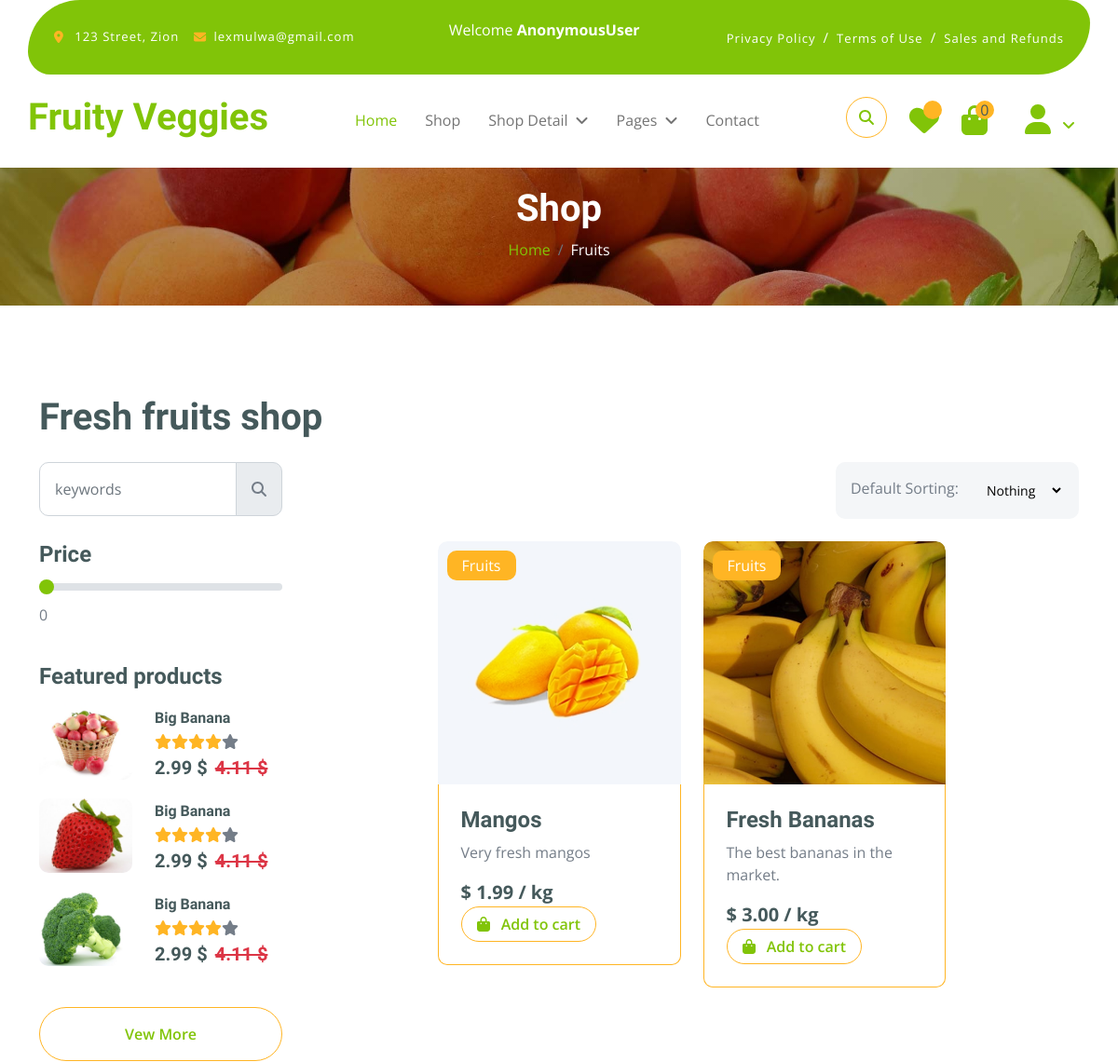
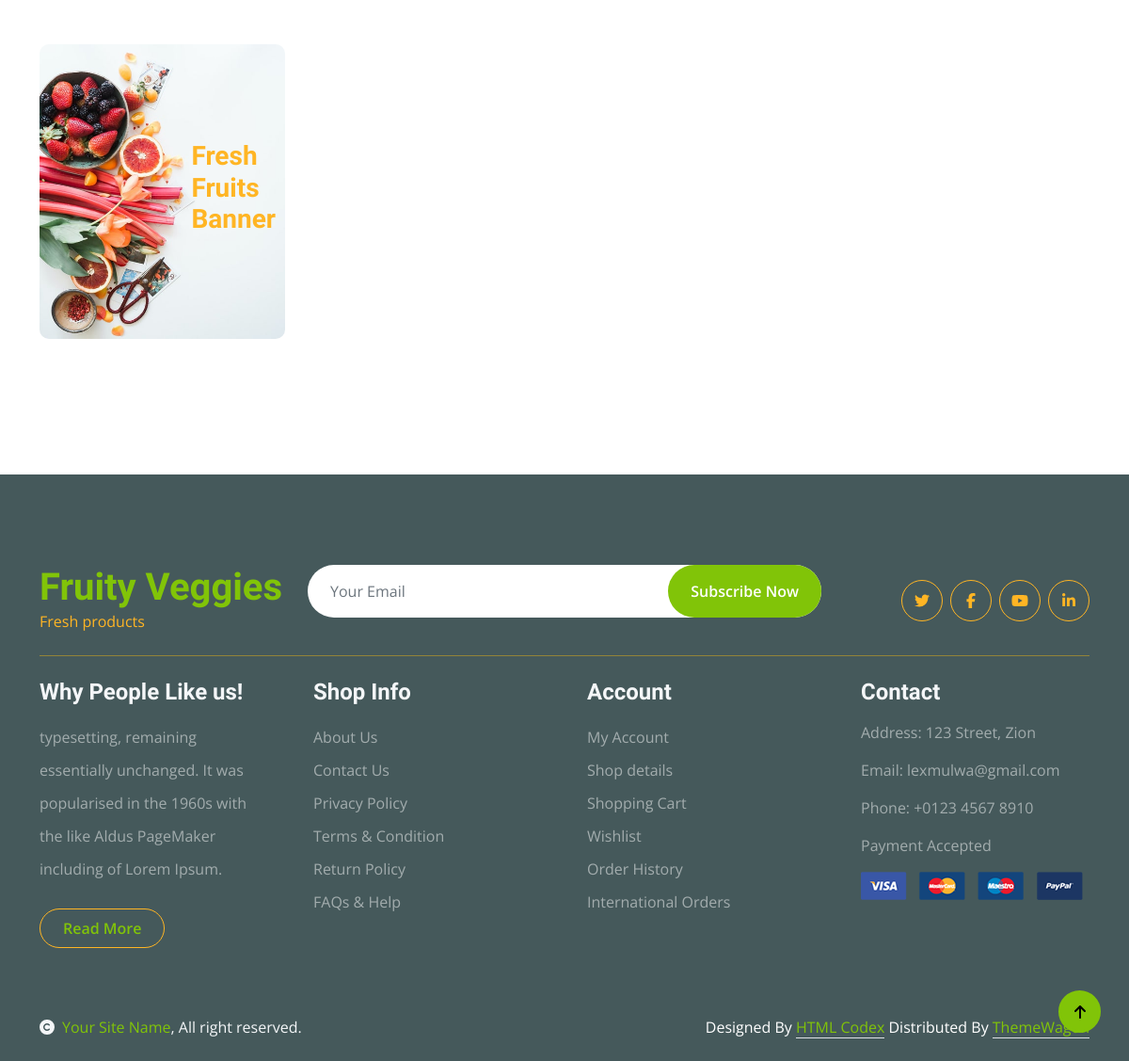
/fruits, run on the app's committed database (2 pictures, top to bottom).
### core/models.py (models this page shows, shortened)
class Product(models.Model):
    pid = ShortUUIDField(unique=True, length=10, max_length=20, alphabet="abcdefgh12345")
    user = models.ForeignKey(User, on_delete=models.SET_NULL, null=True)
    category = models.ForeignKey(Category, on_delete=models.SET_NULL, null=True, related_name="category")
    vendor = models.ForeignKey(Vendor, on_delete=models.SET_NULL, null=True, related_name="products")
    tags = TaggableManager(blank=True)
    title = models.CharField(max_length=100, default="Fresh produce")
    image = models.ImageField(upload_to=user_directory_path, default="product.jpg")
    description = models.TextField(null=True, blank=True, default="This is a product")
    price = models.DecimalField(max_digits=999999, decimal_places=2, default="1.99")
    old_price = models.DecimalField(max_digits=999999, decimal_places=2, default="2.99")
    specifications = models.TextField(null=True, blank=True)
    product_status = models.CharField(choices=STATUS ,max_length=20, default="in-review")
    status = models.BooleanField(default=True)
    in_stock = models.BooleanField(default=True)
    featured = models.BooleanField(default=False)
    digital = models.BooleanField(default=False)
    sku = ShortUUIDField(unique=True, length=4, max_length=10, prefix="sku", alphabet="1234567890")
    date = models.DateTimeField(auto_now_add=True)
    updated = models.DateTimeField(null=True, blank=True)
    class Meta:
        ordering = ['-updated', '-created']
    class Meta:
        verbose_name_plural = "Products"
        ordering = ['-date', '-updated']

### core/views.py (the view)
# urls.py: path('fruits', views.category_product_fruits_view, name="fruits"),
def category_product_fruits_view(request):
    fruits = Product.objects.filter(category__title = "Fruits")
    context = {'fruits': fruits}
    return render(request, 'core/category_fruits_list.html', context)

### core/context_processor.py (called while the page is built)
def default(request):
    categories = Category.objects.all()
    vendors = Vendor.objects.all()
    min_max_price = Product.objects.aggregate(Min("price"), Max("price"))
    try:
        wishlist = WishList.objects.filter(user=request.user)
    except:
        wishlist = 0
    return {
        'categories': categories, 'vendors': vendors, 'min_max_price': min_max_price,'wishlist': wishlist
    }

### templates/core/category_fruits_list.html (shortened to what this page needs)
{% extends 'partials/base.html' %}
{% load static %}
{% block content %}
        <div class="container-fluid page-header py-5">
            <h1 class="text-center text-white display-6">Shop</h1>
            <ol class="breadcrumb justify-content-center mb-0">
                <li class="breadcrumb-item"><a href="{% url 'core:index' %}">Home</a></li>
                <li class="breadcrumb-item active text-white">Fruits</li>
            </ol>
        </div>
        <div class="container-fluid fruite py-5">
            <div class="container py-5">
                <h1 class="mb-4">Fresh fruits shop</h1>
                <div class="row g-4">
                    <div class="col-lg-12">
                        <div class="row g-4">
                            <div class="col-xl-3">
                                <div class="input-group w-100 mx-auto d-flex">
                                    <input type="search" class="form-control p-3" placeholder="keywords" aria-describedby="search-icon-1">
                                    <span id="search-icon-1" class="input-group-text p-3"><i class="fa fa-search"></i></span>
                                </div>
                            </div>
                            <div class="col-6"></div>
                            <div class="col-xl-3">
                                <div class="bg-light ps-3 py-3 rounded d-flex justify-content-between mb-4">
                                    <label for="fruits">Default Sorting:</label>
                                    <select id="fruits" name="fruitlist" class="border-0 form-select-sm bg-light me-3" form="fruitform">
                                        <option value="volvo">Nothing</option>
                                    </select>
                                </div>
                            </div>
                        </div>
                        <div class="row g-4">
                            <div class="col-lg-3">
                                <div class="row g-4">
                                    <div class="col-lg-12">
                                        <div class="mb-3">
                                            <h4 class="mb-2">Price</h4>
                                            <input type="range" class="form-range w-100" id="rangeInput" name="rangeInput" min="0" max="500" value="0" oninput="amount.value=rangeInput.value">
                                            <output id="amount" name="amount" min-velue="0" max-value="500" for="rangeInput">0</output>
                                        </div>
                                    </div>
                                    <div class="col-lg-12">
                                        <h4 class="mb-3">Featured products</h4>
                                        <div class="d-flex align-items-center justify-content-start">
                                            <div class="rounded me-4" style="width: 100px; height: 100px;">
                                                <img src="{% static 'img/featur-1.jpg' %}" class="img-fluid rounded" alt="">
                                            </div>
                                            <div>
                                                <h6 class="mb-2">Big Banana</h6>
                                                <div class="d-flex mb-2">
                                                    <i class="fa fa-star text-secondary"></i>
                                                    <i class="fa fa-star text-secondary"></i>
                                                    <i class="fa fa-star text-secondary"></i>
                                                    <i class="fa fa-star text-secondary"></i>
                                                    <i class="fa fa-star"></i>
                                                </div>
                                                <div class="d-flex mb-2">
                                                    <h5 class="fw-bold me-2">2.99 $</h5>
                                                    <h5 class="text-danger text-decoration-line-through">4.11 $</h5>
                                                </div>
                                            </div>
                                        </div>
                                        <div class="d-flex align-items-center justify-content-start">
                                            <div class="rounded me-4" style="width: 100px; height: 100px;">
                                                <img src="{% static 'img/featur-2.jpg' %}" class="img-fluid rounded" alt="">
                                            </div>
                                            <div>
                                                <h6 class="mb-2">Big Banana</h6>
                                                <div class="d-flex mb-2">
                                                    <i class="fa fa-star text-secondary"></i>
                                                    <i class="fa fa-star text-secondary"></i>
                                                    <i class="fa fa-star text-secondary"></i>
                                                    <i class="fa fa-star text-secondary"></i>
                                                    <i class="fa fa-star"></i>
                                                </div>
                                                <div class="d-flex mb-2">
                                                    <h5 class="fw-bold me-2">2.99 $</h5>
                                                    <h5 class="text-danger text-decoration-line-through">4.11 $</h5>
                                                </div>
                                            </div>
                                        </div>
                                        <div class="d-flex align-items-center justify-content-start">
                                            <div class="rounded me-4" style="width: 100px; height: 100px;">
                                                <img src="{% static 'img/featur-3.jpg' %}" class="img-fluid rounded" alt="">
                                            </div>
                                            <div>
                                                <h6 class="mb-2">Big Banana</h6>
                                                <div class="d-flex mb-2">
                                                    <i class="fa fa-star text-secondary"></i>
                                                    <i class="fa fa-star text-secondary"></i>
                                                    <i class="fa fa-star text-secondary"></i>
                                                    <i class="fa fa-star text-secondary"></i>
                                                    <i class="fa fa-star"></i>
                                                </div>
                                                <div class="d-flex mb-2">
                                                    <h5 class="fw-bold me-2">2.99 $</h5>
                                                    <h5 class="text-danger text-decoration-line-through">4.11 $</h5>
                                                </div>
                                            </div>
                                        </div>
                                        <div class="d-flex justify-content-center my-4">
                                            <a href="#" class="btn border border-secondary px-4 py-3 rounded-pill text-primary w-100">Vew More</a>
                                        </div>
                                    </div>
                                    <div class="col-lg-12">
                                        <div class="position-relative">
                                            <img src="{% static 'img/banner-fruits.jpg' %}" class="img-fluid w-100 rounded" alt="">
                                            <div class="position-absolute" style="top: 50%; right: 10px; transform: translateY(-50%);">
                                                <h3 class="text-secondary fw-bold">Fresh <br> Fruits <br> Banner</h3>
                                            </div>
                                        </div>
                                    </div>
                                </div>
                            </div>
                            <div class="col-lg-9">
                                <div class="row g-4 justify-content-center">
                                    {% for f in fruits %}
                                    <div class="col-md-6 col-lg-6 col-xl-4">
                                        <div class="rounded position-relative fruite-item">
                                            <div class="fruite-img">
                                                <a href="{% url 'core:product' f.pid %}">
                                                    <img src="{{f.image.url}}" class="img-fluid w-100 rounded-top" alt="">
                                                </a>
                                            </div>
                                            <div class="text-white bg-secondary px-3 py-1 rounded position-absolute" style="top: 10px; left: 10px;">Fruits</div>
                                            <div class="p-4 border border-secondary border-top-0 rounded-bottom">
                                                <a href="{% url 'core:product' f.pid %}">
                                                    <h4>{{f.title}}</h4>
                                                </a>
                                                <p>{{f.description|truncatechars:150}}</p>
                                                <div class="d-flex justify-content-between flex-lg-wrap">
                                                    <p class="text-dark fs-5 fw-bold mb-0">$
                                                        <span class="current-product-price-{{f.id}}">{{f.price}}</span> / kg</p>
                                                    <button id="add-to-cart-btn" data-index="{{f.id}}" class=" add-to-cart-btn btn border border-secondary rounded-pill px-3 text-primary">
                                                        <i class="fa fa-shopping-bag me-2 text-primary"></i>
                                                        Add to cart
                                                    </button>
                                                </div>
                                            </div>
                                        </div>
                                    </div>
                                    {% endfor %}
                                </div>
                            </div>
                        </div>
                    </div>
                </div>
            </div>
        </div>
{% endblock content %}

### static/css/style.css (style rules this page uses)
.btn { font-weight: 600; transition: .5s; }
.btn.border-secondary { transition: 0.5s; }
.page-header { position: relative; background: linear-gradient(rgba(0, 0, 0, 0.3), rgba(0, 0, 0, 0.3)), url(../img/cart-page-header-img.jpg); background-position: center center; background-repeat: no-repeat; background-size: cover; }
@media (min-width: 992px) { .hero-header, .page-header { margin-top: 152px !important; } }
.fruite .fruite-item { height: 100%; transition: 0.5s; }
.fruite .fruite-item .fruite-img { overflow: hidden; transition: 0.5s; border-radius: 10px 10px 0 0; }
.fruite .fruite-item .fruite-img img { transition: 0.5s; }

### data on the page
Product: image (picture), title "Mangos", description "Very fresh mangos", price "1.99"
Product: image (picture), title "Fresh Bananas", description "The best bananas in the market.", price "3.00"

### other printed values
{{ request.user }} "AnonymousUser"
{{ request.session.cart_data_obj|length }} "0"
